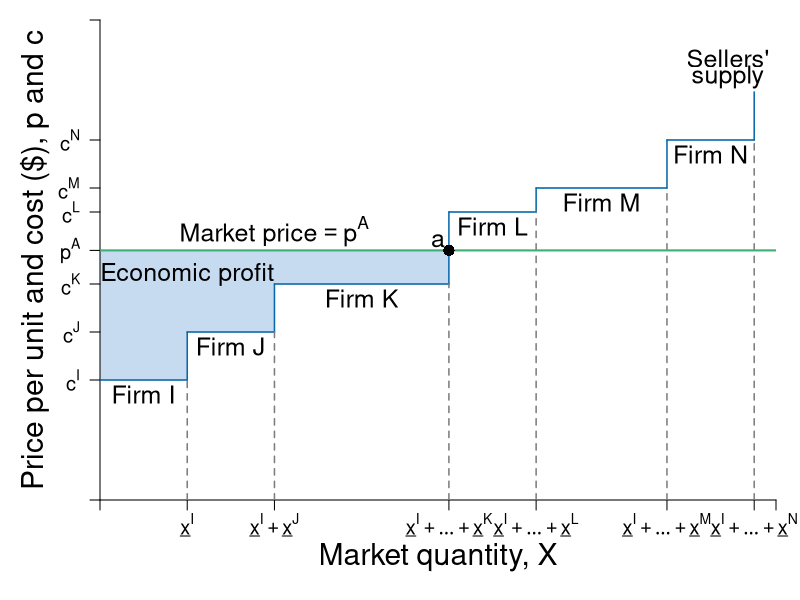

Generate this figure with R:
require(shape)
pdf(file = "firmmarketsupply/supply_stepwise_price1.pdf", width = 9, height = 7)

#Set parameters for graphics
pointsize <- 1.8
axislabelsize <- 1.8
labelsize <- 1.5
namesize <- 1.8
annotatesize <- 1.5
graphlinewidth <- 2
segmentlinewidth <- 1.5

COL <- c("#7fc97f", "#beaed4", "#fdc086", "#ffff99", "#386cb0", "#f0027f", "#bf5b17", "#666666")
COLA <- c("#e0f3db", "#99d8c9","#66c2a4","#41ae76", "#238b45", "#005824")
COLB <- c("#c6dbef", "#4eb3d3", "#2b8cbe", "#0868ac","#084081")
COLC <- c("#fcfbfd", "#efedf5", "#dadaeb", "#bcbddc", "#9e9ac8", "#807dba", "#6a51a3", "#54278f", "#3f007d")
Grays <- gray.colors(25, start = 1, end = 0)


par(mar =  c(5, 5, 1, 1.2))

xlims <- c(0, 15.5)
ylims <- c(0, 5)

npts <- 501 

plot(0, 0, xlim = xlims, ylim = ylims, type = "n",
     xlab = expression(paste("")),
     ylab = expression(paste("")), 
     xaxt = "n", 
     yaxt = "n", 
     cex.lab = axislabelsize, 
     bty = "n",
     xaxs="i", 
     yaxs="i")

# ticksy <- seq(from = 0, to = ylims[2], by = 2)
# ylabels <- seq(from = 0, to = ylims[2], by = 2)
# ticksx <- seq(from = 0, to = xlims[2], by = 2)
# xlabels <- seq(from = 0, to = xlims[2], by = 2)
shares <- c(0, 2, 4, 8, 10, 13, 15)
costs <- c(1.25, 1.75, 2.25, 3, 3.25, 3.75, 4.25)
prices <- c(2.6, 3.5)
#smoothed line
#segments(shares[1], costs[1] - 0.1, shares[7], costs[6] + 0.25, lty = 1, col = COLB[4] , lwd = segmentlinewidth)

ticksy <- c(0, costs[1], costs[2], costs[3], prices[1], costs[4], costs[5], costs[6], ylims[2])
ylabels <- c(NA, expression(paste(c^I)), expression(paste(c^J)), expression(paste(c^K)), expression(paste(p^A)), expression(paste(c^L)), expression(paste(c^M)), expression(paste(c^N)), NA)
ticksx <- c(0, shares[2], shares[3], shares[4], shares[5], shares[6], shares[7], xlims[2])
#xlabels <- c(NA, expression(paste(x[I])), expression(paste(x[J])), expression(paste(x[K])), expression(paste(x[L])), expression(paste(x[M])), expression(paste(x[N])), NA)
#xlabels <- c(NA, expression(paste(x[I])), expression(paste(x[I] + x[J])), expression(paste(x[I] + x[J]+ x[K])), expression(paste(x[I] + x[J]+ x[K] + x[L])), expression(paste(x[I] + x[J]+ x[K] + x[L]+ x[M])), expression(paste(x[I] + x[J]+ x[K] + x[L]+ x[M] + x[N])), NA)
xlabels <- c(NA, expression(paste(underline(x)^I)), expression(paste(underline(x)^I + underline(x)^J)), expression(paste(underline(x)^I + ldots + underline(x)^K)), expression(paste(underline(x)^I + ldots + underline(x)^L)), expression(paste(underline(x)^I + ldots + underline(x)^M)), expression(paste(underline(x)^I + ldots + underline(x)^N)), NA)

#Profit rectangles
#Before 'axis' call for layering purposes

#Firm i
rect(shares[1], costs[1], shares[2], prices[1], col = COLB[1], density = NULL, border = NA)
rect(shares[2], costs[2], shares[3], prices[1], col = COLB[1], density = NULL, border = NA)
rect(shares[3], costs[3], shares[4], prices[1], col = COLB[1], density = NULL, border = NA)

axis(1, at = ticksx, pos = 0, labels = xlabels, cex.axis = labelsize - 0.3)
axis(2, at = ticksy, pos = 0, labels = ylabels, las = 1, cex.axis = labelsize - 0.3)


#Line for Supply
##Firm i
segments(shares[1], costs[1], shares[2], costs[1], lty = 1, col = COLB[4] , lwd = segmentlinewidth)
segments(shares[2], costs[1], shares[2], costs[2], lty = 1, col = COLB[4] , lwd = segmentlinewidth)
text((shares[1] + shares[2])/2, costs[1] - 0.15, expression("Firm I"), cex = labelsize)

##Firm 2
segments(shares[2], costs[2], shares[3], costs[2], lty = 1, col = COLB[4] , lwd = segmentlinewidth)
segments(shares[3], costs[2], shares[3], costs[3], lty = 1, col = COLB[4] , lwd = segmentlinewidth)
text((shares[2] + shares[3])/2, costs[2] - 0.15, expression("Firm J"), cex = labelsize)

##Firm 3
segments(shares[3], costs[3], shares[4], costs[3], lty = 1, col = COLB[4] , lwd = segmentlinewidth)
segments(shares[4], costs[3], shares[4], costs[4], lty = 1, col = COLB[4] , lwd = segmentlinewidth)
text((shares[3] + shares[4])/2, costs[3] - 0.15, expression("Firm K"), cex = labelsize)

##Firm 4
segments(shares[4], costs[4], shares[5], costs[4], lty = 1, col = COLB[4] , lwd = segmentlinewidth)
segments(shares[5], costs[4], shares[5], costs[5], lty = 1, col = COLB[4] , lwd = segmentlinewidth)
text((shares[4] + shares[5])/2, costs[4] - 0.15, expression("Firm L"), cex = labelsize)

##Firm 5
segments(shares[5], costs[5], shares[6], costs[5], lty = 1, col = COLB[4] , lwd = segmentlinewidth)
segments(shares[6], costs[5], shares[6], costs[6], lty = 1, col = COLB[4] , lwd = segmentlinewidth)
text((shares[5] + shares[6])/2, costs[5] - 0.15, expression("Firm M"), cex = labelsize)

##Firm 6
segments(shares[6], costs[6], shares[7], costs[6], lty = 1, col = COLB[4] , lwd = segmentlinewidth)
segments(shares[7], costs[6], shares[7], costs[7], lty = 1, col = COLB[4] , lwd = segmentlinewidth, xpd = TRUE)
text((shares[6] + shares[7])/2, costs[6] - 0.15, expression("Firm N"), cex = labelsize)

# #Equilibrium price and quantity
# segments(0, 3, 3, 3, lty = 2, "gray" , lwd = segmentlinewidth)
# segments(3, 0, 3, 3, lty = 2, "gray" , lwd = segmentlinewidth)

#For market price
# segments(0, 2, 1, 2, lty = 2, "gray" , lwd = segmentlinewidth)

#Label axes
#mtext(expression(paste("Quantity of output, ", x)), side=1, line = 2.5, cex = axislabelsize)
text(0.5*xlims[2], -0.6, expression(paste("Market quantity, ", X)), xpd = TRUE, cex = axislabelsize) 
text(-1.5, 0.5*ylims[2], expression(paste("Price per unit and cost ($), ", p, " and ", c)), xpd = TRUE, cex = axislabelsize, srt = 90) 
# 
# points(50, 10, pch = 16, col = "black", cex = 1.5)
# text(52, 10.5, expression(M))
# text(4.4, 0.7, expression("Buyers'"), cex = labelsize)
# text(4.4, 0.45, expression("Market Demand"), cex = labelsize)
text(14.4, 4.6, expression("Sellers'"), cex = labelsize)
text(14.4, 4.4, expression("supply"), cex = labelsize)

# text(0.27, 2.6, expression("Equilibrium Price"), cex = labelsize)
# text(0.27, 2.4, expression("falls in this range"), cex = labelsize)
# Arrows(0.55, 2.1, 0.55, 2.9, col = "black", code =3, lty = 1, lwd = 2, arr.type = "triangle", arr.lwd = 0.5)


#Indicator lines
#Vertical lines
segments(shares[2], 0, shares[2], costs[1], lty = 2, col = Grays[20], lwd = segmentlinewidth)
segments(shares[3], 0, shares[3], costs[2], lty = 2, col = Grays[20], lwd = segmentlinewidth)
segments(shares[4], 0, shares[4], costs[3], lty = 2, col = Grays[20], lwd = segmentlinewidth)
segments(shares[5], 0, shares[5], costs[4], lty = 2, col = Grays[20], lwd = segmentlinewidth)
segments(shares[6], 0, shares[6], costs[5], lty = 2, col = Grays[20], lwd = segmentlinewidth)
segments(shares[7], 0, shares[7], costs[6], lty = 2, col = Grays[20], lwd = segmentlinewidth)


#horizontal lines
#price line
segments(0, prices[1], xlims[2], prices[1], lty = 1, col = COLA[4], lwd = graphlinewidth)
# segments(0, costs[2], shares[2], costs[2], lty = 2, col = Grays[20], lwd = segmentlinewidth)
# segments(0, costs[3], shares[3], costs[3], lty = 2, col = Grays[20], lwd = segmentlinewidth)
# segments(0, costs[4], shares[4], costs[4], lty = 2, col = Grays[20], lwd = segmentlinewidth)
# segments(0, costs[5], shares[5], costs[5], lty = 2, col = Grays[20], lwd = segmentlinewidth)
# segments(0, costs[6], shares[6], costs[6], lty = 2, col = Grays[20], lwd = segmentlinewidth)

#Label economic profit
text(2 , prices[1] - 0.25, expression("Economic profit"), cex = labelsize)

text((shares[1] + shares[4])/2 , prices[1] + 0.2, expression(paste("Market price", phantom()==p^A)), cex = labelsize)
#text((shares[1] + shares[4])/2 , prices[1] - 0.2, expression("Economic profit"), cex = labelsize)

text(shares[4] - 0.25, prices[1] + 0.1, expression(paste(a)), cex = labelsize)
points(shares[4], prices[1], pch = 16, col = "black", cex = 1.5)

dev.off()
